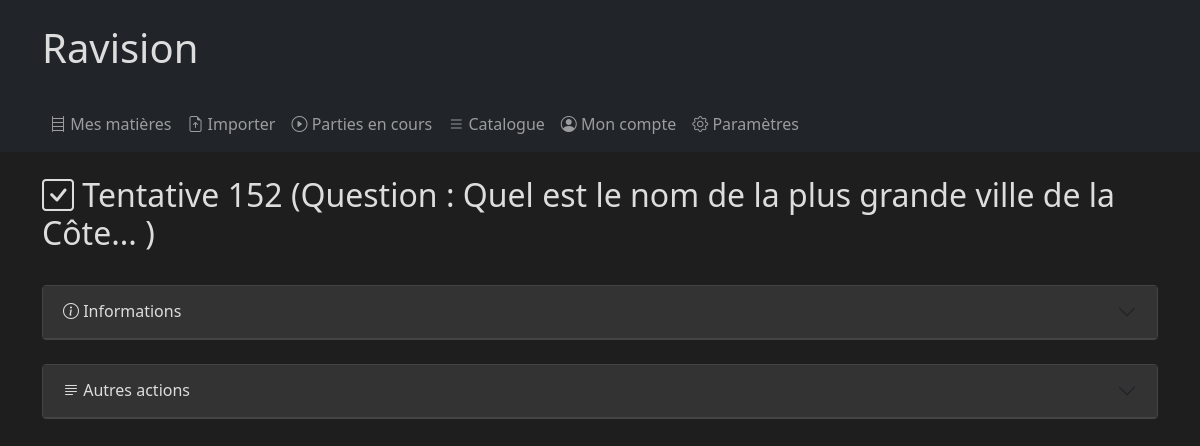
Screenshot of /quizz/test/152/ (signed in) with the database file from the repository.
### quizz/models.py (models this page shows, shortened)
class Test(models.Model):
    date = models.DateField(null=True, default=None, blank=True)
    correct = models.BooleanField(default=False)
    question = models.ForeignKey(Question, on_delete=models.CASCADE, default=1)
    hints = models.BooleanField(default=True)
    user = models.ForeignKey(User, on_delete=models.CASCADE, null=True)
    expected_answer = models.CharField(max_length=255, default="")
    given_answer = models.CharField(max_length=255, default="")
    timer = models.ForeignKey(TimerMode, on_delete=models.CASCADE, default=1)
    aicheck = models.BooleanField(default=False)

class Question(models.Model):
    answer = models.CharField(max_length=255, default="")
    question = models.CharField(max_length=511, default="")
    lecture = models.ForeignKey(Lecture, on_delete=models.CASCADE, default=1)
    user = models.ForeignKey(User, on_delete=models.CASCADE, null=True)
    creation_date = models.DateField(null=True, default=None, blank=True)
    last_change_date = models.DateField(null=True, default=None, blank=True)

### quizz/views.py (the view)
# urls.py: path('test/<int:id>/', views.test, name='test'),
def test(request,id):
    test = get_object_or_404(Test,pk=id)
    subject = test.question.lecture.subject
    user = request.user
    if user.is_anonymous:
        return redirect('login')
    if subject.private and user != subject.user:
        return forbidden_request()
    info = {_('User'):user,
          _('Subject'):test.question.lecture.subject,
          _('Lecture'):test.question.lecture,
          _('Question'):test.question.question,
          _('Correct'):test.correct,
          _('Expected answer'):test.expected_answer,
          _('Given answer'):test.given_answer,
          _('Hints'):test.hints,
          _('Timer'):test.timer.name,
          _('AI check'):test.aicheck,
          _('Date'):test.date
          }
    context = prepare_render_context('test', request=request, object=test, parenturl='question', parent=test.question, gameurl=None, info=info)
    return render(request, 'quizz/test.html', context)

### quizz/models.py (called while the page is built)
    def __str__(self):
        return self.name

    def __str__(self):
        return self.name

### quizz/utils.py (called while the page is built)
def getChildrenPerPage(request):
    return request.GET.get('children_per_page', DEFAULT_PER_PAGE)

### quizz/templates/quizz/test.html
{% extends 'quizz/base.html' %}
{% load i18n %}
{% block content %}
<h2><i class="bi bi-check-square"></i> {%trans "Attempt"%} {{object.id}} (Question : {% if parent.question|length > 50 %}
    {{ parent.question|slice:":50" }}...
{% else %}
    {{ parent.question }}{%endif%})</h2>
{% include 'quizz/object.html' %}
{% endblock %}

### quizz/static/quizz/style.css (style rules this page uses)
body.dark-mode { background-color: #1e1e1e; color: #ccc; }
body.dark-mode h1, body.dark-mode h2, body.dark-mode h3, body.dark-mode h4, body.dark-mode h5, body.dark-mode h6 { color: #ddd; }

### rows the page displays
Test: id "152"
Question: question "Quel est le nom de la plus grande ville de la Côte"
